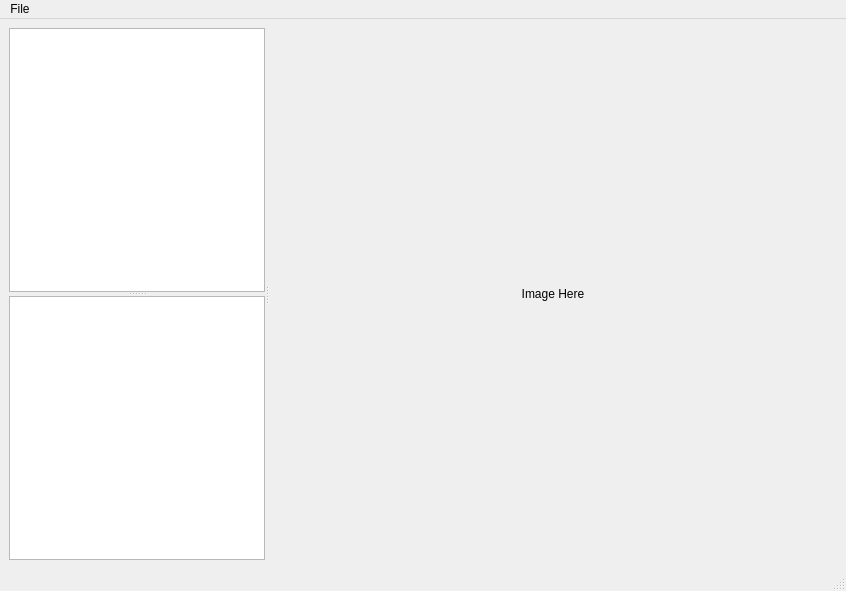
<?xml version="1.0" encoding="UTF-8"?>
<ui version="4.0">
 <class>MainWindow</class>
 <widget class="QMainWindow" name="MainWindow">
  <property name="geometry">
   <rect>
    <x>0</x>
    <y>0</y>
    <width>846</width>
    <height>591</height>
   </rect>
  </property>
  <property name="windowTitle">
   <string>Raw Image Viewer</string>
  </property>
  <widget class="QWidget" name="centralwidget">
   <layout class="QGridLayout" name="gridLayout">
    <item row="0" column="0">
     <widget class="QSplitter" name="splitter_2">
      <property name="sizePolicy">
       <sizepolicy hsizetype="Preferred" vsizetype="Preferred">
        <horstretch>0</horstretch>
        <verstretch>0</verstretch>
       </sizepolicy>
      </property>
      <property name="orientation">
       <enum>Qt::Horizontal</enum>
      </property>
      <widget class="QSplitter" name="splitter">
       <property name="sizePolicy">
        <sizepolicy hsizetype="Fixed" vsizetype="Expanding">
         <horstretch>0</horstretch>
         <verstretch>0</verstretch>
        </sizepolicy>
       </property>
       <property name="orientation">
        <enum>Qt::Vertical</enum>
       </property>
       <widget class="QTreeView" name="treeView">
        <property name="sizePolicy">
         <sizepolicy hsizetype="Preferred" vsizetype="Expanding">
          <horstretch>0</horstretch>
          <verstretch>0</verstretch>
         </sizepolicy>
        </property>
       </widget>
       <widget class="QListView" name="listView">
        <property name="selectionMode">
         <enum>QAbstractItemView::SingleSelection</enum>
        </property>
       </widget>
      </widget>
      <widget class="QLabel" name="imageLabel">
       <property name="sizePolicy">
        <sizepolicy hsizetype="Expanding" vsizetype="Expanding">
         <horstretch>1</horstretch>
         <verstretch>0</verstretch>
        </sizepolicy>
       </property>
       <property name="text">
        <string>Image Here</string>
       </property>
       <property name="alignment">
        <set>Qt::AlignCenter</set>
       </property>
      </widget>
     </widget>
    </item>
   </layout>
  </widget>
  <widget class="QMenuBar" name="menubar">
   <property name="geometry">
    <rect>
     <x>0</x>
     <y>0</y>
     <width>846</width>
     <height>28</height>
    </rect>
   </property>
   <widget class="QMenu" name="menuFile">
    <property name="title">
     <string>File</string>
    </property>
    <addaction name="actionTest"/>
    <addaction name="actionOpen_Folder"/>
   </widget>
   <addaction name="menuFile"/>
  </widget>
  <widget class="QStatusBar" name="statusbar"/>
  <action name="actionTest">
   <property name="text">
    <string>Test</string>
   </property>
  </action>
  <action name="actionOpen_Folder">
   <property name="text">
    <string>Open Folder</string>
   </property>
  </action>
 </widget>
 <resources/>
 <connections/>
</ui>
